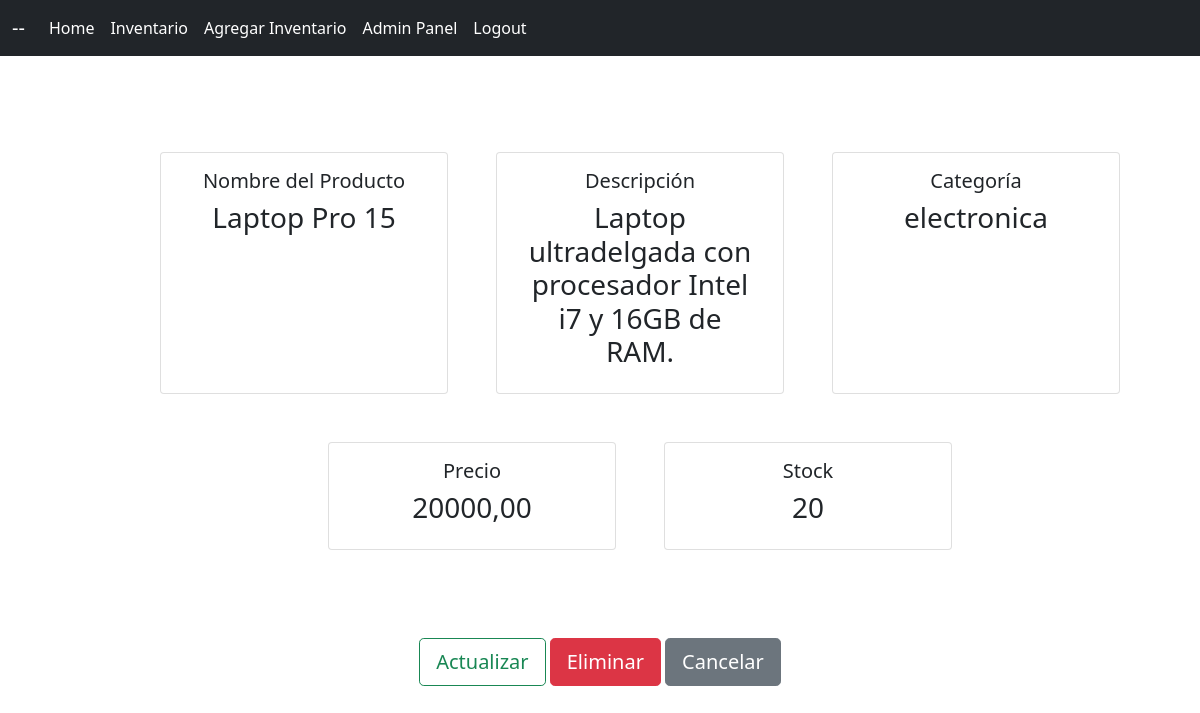
/inventario/producto/4/ (signed in), run on the app's committed database.
### inventario/models.py (models this page shows, shortened)
class Inventario(models.Model):
    CATEGORIAS_CHOICES = [
        ('electronica', 'Electrónica'),
        ('hogar', 'Hogar'),
        ('entretenimiento', 'Entretenimiento'),
    ]
    nombre = models.CharField(max_length=100, null=False, blank=False)
    descripcion = models.TextField(null=True, blank=True)
    categoria = models.CharField(max_length=100, choices=CATEGORIAS_CHOICES, null=True, blank=True)
    precio = models.DecimalField(max_digits=19, decimal_places=2, null=False, blank=False)
    stock = models.IntegerField(null=False, blank=False)

### inventario/views.py (the view)
# urls.py: path('producto/<int:pk>/', por_producto_view, name='por_producto'),
@login_required
def por_producto_view(request, pk):
    inventario =  get_object_or_404(Inventario, pk=pk)
    context = {
      'inventario': inventario
    }
    return render(request, "inventario/por_producto.html", context=context)

### templates/inventario/por_producto.html (shortened to what this page needs)
{% extends 'layout.html' %}
{% block content %}
<div class="container mt-5 content-section">
    <div class="row mx-auto justify-content-center">
        <div class="card m-4" style="width: 18rem;">
            <div class="card-body">
                <h5 class="card-title text-center">Nombre del Producto</h5>
                <h3 class="text-center">{{ inventario.nombre }}</h3>
            </div>
        </div>
        <div class="card m-4" style="width: 18rem;">
            <div class="card-body">
                <h5 class="card-title text-center">Descripción</h5>
                <h3 class="text-center">{{ inventario.descripcion }}</h3>
            </div>
        </div>
        <div class="card m-4" style="width: 18rem;">
            <div class="card-body">
                <h5 class="card-title text-center">Categoría</h5>
                <h3 class="text-center">{{ inventario.categoria }}</h3>
            </div>
        </div>
        <div class="card m-4" style="width: 18rem;">
            <div class="card-body">
                <h5 class="card-title text-center">Precio</h5>
                <h3 class="text-center">{{ inventario.precio }}</h3>
            </div>
        </div>
        <div class="card m-4" style="width: 18rem;">
            <div class="card-body">
                <h5 class="card-title text-center">Stock</h5>
                <h3 class="text-center">{{ inventario.stock }}</h3>
            </div>
        </div>
    </div>
</div>
<div class="text-center mt-4">
    <a href="{% url 'actualizar_producto' inventario.pk %}" class="btn btn-outline-success btn-lg">Actualizar</a>
    <a href="{% url 'producto_eliminar' inventario.pk %}" class="btn btn-danger btn-lg">Eliminar</a>
    <a href="{% url 'inventario_lista' %}" class="btn btn-secondary btn-lg">Cancelar</a>
</div>
{% endblock %}

### static/main.css (style rules this page uses)
body { background-color: rgb(255, 255, 255); }
.content-section { background: rgb(255, 255, 255); margin: 40px; padding: 1.5rem 1.5rem; border-radius: 10px; }

### data on the page
Inventario: nombre "Laptop Pro 15", descripcion "Laptop ultradelgada con procesador Intel i7 y 16GB de RAM.", categoria "electronica", precio "20000,00", stock "20"
